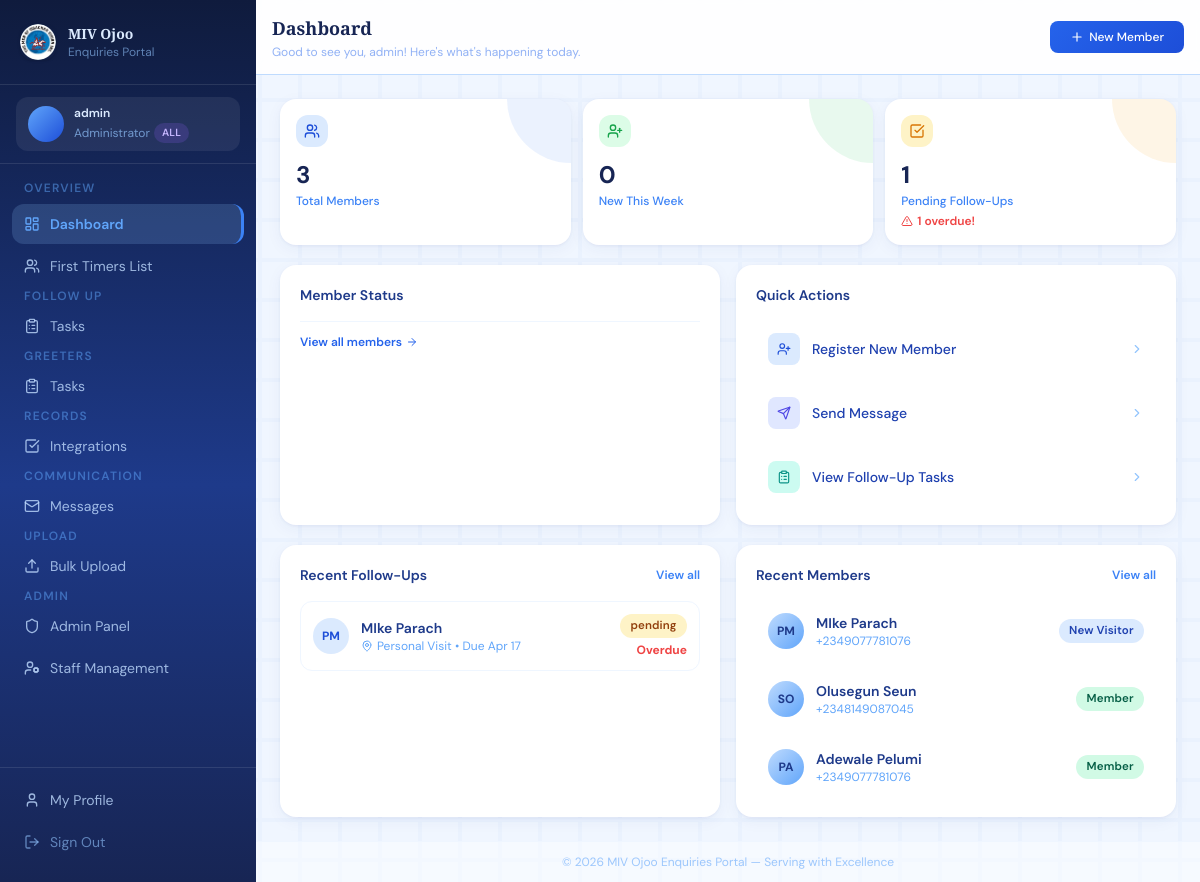
Before: /dashboard/ (signed in) with the older database file.
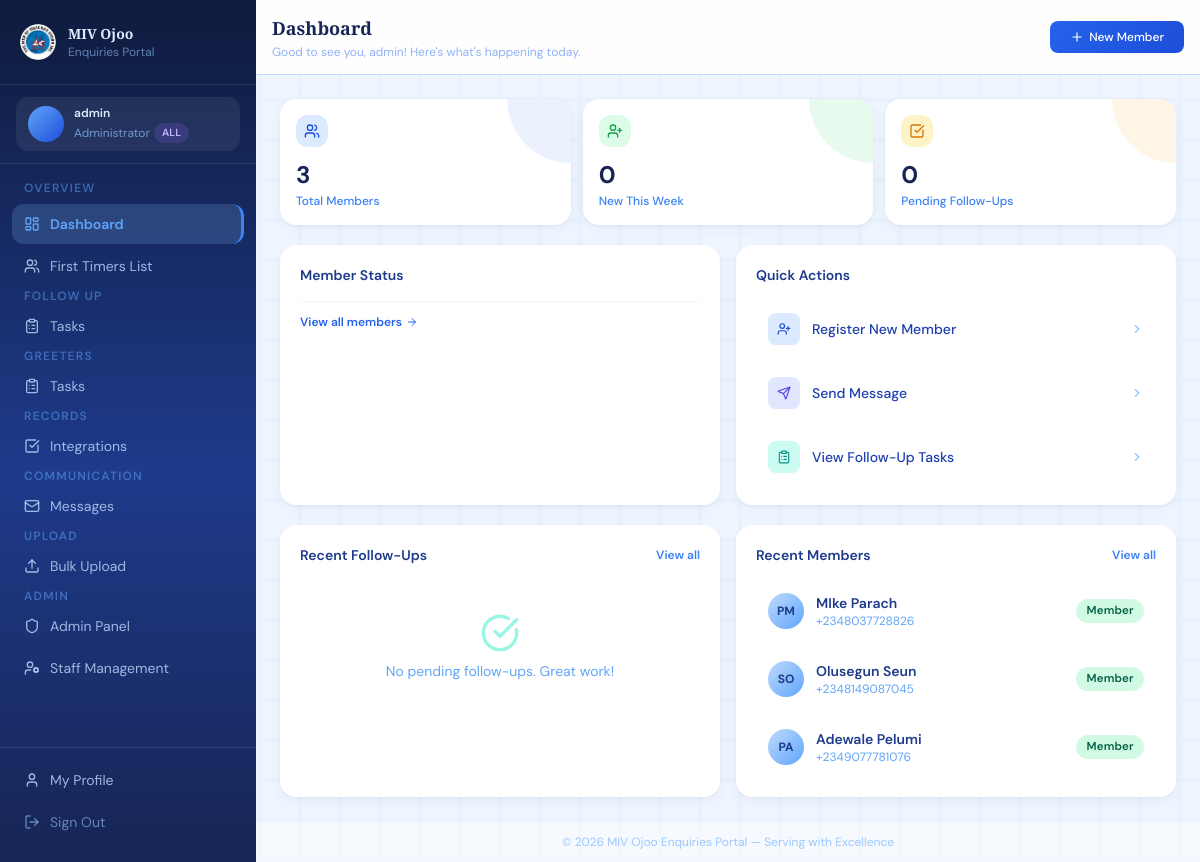
After: the same page with the newer database file.
### enquiries/models.py (models this page shows, shortened)
class FollowUp(models.Model):
    STATUS_CHOICES = [
        ('in_progress', 'In Progress'),
        ('completed', 'Completed'),
    ]
    TYPE_CHOICES = [
        ('call', 'Phone Call'),
        ('visit', 'Personal Visit'),
    ]
    member = models.ForeignKey(Member, on_delete=models.CASCADE, related_name='follow_ups')
    assigned_to = models.ForeignKey(User, on_delete=models.SET_NULL, null=True, related_name='assigned_followups')
    assigned_by = models.ForeignKey(User, on_delete=models.SET_NULL, null=True, related_name='delegated_followups')
    follow_up_type = models.CharField(max_length=20, choices=TYPE_CHOICES, default='call')
    status = models.CharField(max_length=20, choices=STATUS_CHOICES, default='pending')
    due_date = models.DateField()
    completed_date = models.DateField(null=True, blank=True)
    notes = models.TextField(null=True, blank=True)
    outcome = models.TextField(null=True, blank=True)
    priority = models.IntegerField(choices=[(1, 'Low'), (2, 'Medium'), (3, 'High')], default=2)
    created_at = models.DateTimeField(auto_now_add=True)
    updated_at = models.DateTimeField(auto_now=True)
    follow_up_round = models.IntegerField(
        default=1,
        choices=[(1, 'First Follow-Up'), (2, 'Second Follow-Up')],
        help_text="Which follow-up round this is"
    )
    round2_type = models.CharField(
        max_length=20, choices=[
            ('call', 'Phone Call'), ('email', 'Email'), ('sms', 'SMS'),
            ('visit', 'Personal Visit'), ('whatsapp', 'WhatsApp'),
        ],
        null=True, blank=True
    )
    round2_due_date = models.DateField(null=True, blank=True)
    round2_status = models.CharField(
        max_length=20,
        choices=[('pending','Pending'),('completed','Completed'),('no_response','No Response')],
        null=True, blank=True
    )
    round2_completed_date = models.DateField(null=True, blank=True)
    round2_outcome = models.TextField(null=True, blank=True)
    round2_notes = models.TextField(null=True, blank=True)
    class Meta:
        ordering = ['-priority', 'due_date']
    @property
    def is_overdue(self):
        return (
            self.status in ('pending', 'in_progress') and
            self.due_date is not None and
            self.due_date < timezone.now().date()
        )

class Member(models.Model):
    GENDER_CHOICES = [('M', 'Male'), ('F', 'Female')]
    STATUS_CHOICES = [
        ('new', 'New Visitor'),
        ('integrated', 'Member'),
        ('inactive', 'Inactive'),
    ]
    MARITAL_CHOICES = [
        ('single', 'Single'),
        ('married', 'Married'),
        ('divorced', 'Divorced'),
        ('widowed', 'Widowed'),
    ]
    AGE_BRACKET_CHOICES = [
        ('under_18', 'Under 18'),
        ('18_25', '18 – 25'),
        ('26_35', '26 – 35'),
        ('36_45', '36 – 45'),
        ('46_55', '46 – 55'),
        ('56_65', '56 – 65'),
        ('above_65', 'Above 65'),
    ]
    BORN_AGAIN_CHOICES = [
        ('yes', 'Yes'),
        ('no', 'No'),
        ('not_sure', 'Not Sure'),
    ]
    JOINING_CHOICES = [
        ('yes', 'Yes'),
        ('no', 'No'),
        ('considering', 'Still Considering'),
    ]
    VISIT_TIME_CHOICES = [
        ('weekday_morning', 'Weekday Morning'),
        ('weekday_afternoon', 'Weekday Afternoon'),
        ('weekday_evening', 'Weekday Evening'),
        ('saturday_morning', 'Saturday Morning'),
        ('saturday_afternoon', 'Saturday Afternoon'),
        ('sunday_after_service', 'Sunday After Service'),
    ]
    first_name = models.CharField(max_length=100)
    last_name = models.CharField(max_length=100)
    email = models.EmailField(unique=True, null=True, blank=True)
    phone = models.CharField(max_length=20, null=True, blank=True)
    whatsapp = models.CharField(max_length=20, null=True, blank=True)
    gender = models.CharField(max_length=1, choices=GENDER_CHOICES, null=True, blank=True)
    date_of_birth = models.DateField(null=True, blank=True)
    age_bracket = models.CharField(
        max_length=20, choices=AGE_BRACKET_CHOICES, null=True, blank=True
    )
    marital_status = models.CharField(
        max_length=20, choices=MARITAL_CHOICES, null=True, blank=True
    )
    address = models.TextField(null=True, blank=True)
    vocation_address = models.TextField(null=True, blank=True)
    occupation = models.CharField(max_length=100, null=True, blank=True)
    status = models.CharField(max_length=20, choices=STATUS_CHOICES, default='new')
    first_visit_date = models.DateField(default=timezone.now)
    how_did_you_hear = models.CharField(max_length=200, null=True, blank=True)
    previous_church = models.CharField(max_length=200, null=True, blank=True)
    invitee = models.CharField(
        max_length=200, null=True, blank=True,
        help_text="Name of the person who invited this visitor"
    )
    is_born_again = models.CharField(
        max_length=10, choices=BORN_AGAIN_CHOICES, null=True, blank=True
    )
    joining_church = models.CharField(
        max_length=20, choices=JOINING_CHOICES, null=True, blank=True
    )
    preferred_visit_time = models.CharField(
        max_length=30, choices=VISIT_TIME_CHOICES, null=True, blank=True
    )
    prayer_requests = models.TextField(null=True, blank=True)
    observation = models.TextField(
        null=True, blank=True,
        help_text="Staff observations about the visitor"
    )
    interests = models.ManyToManyField(
        'Ministry', blank=True, related_name='interested_members'
    )
    assigned_to = models.ForeignKey(
        User, on_delete=models.SET_NULL, null=True, blank=True,
        related_name='assigned_members',
        help_text="Staff member responsible for follow-up / visitation"
    )
    greeter_assigned_to = models.ForeignKey(
        User, on_delete=models.SET_NULL, null=True, blank=True,
        related_name='greeter_assigned_members',
        help_text="Greeter staff member assigned to welcome this visitor"
    )
    created_by = models.ForeignKey(
        User, on_delete=models.SET_NULL, null=True, blank=True,
        related_name='created_members'
    )
    created_at = models.DateTimeField(auto_now_add=True)
    updated_at = models.DateTimeField(auto_now=True)
    notes = models.TextField(null=True, blank=True)
    profile_photo = models.ImageField(upload_to='members/', null=True, blank=True)
    is_baptized = models.BooleanField(default=False)
    is_active = models.BooleanField(default=True)
    is_contacted = models.BooleanField(default=False)
    contacted_at = models.DateTimeField(null=True, blank=True)
    class Meta:
        ordering = ['-created_at']
    def get_full_name(self):
        return f"{self.last_name} {self.first_name}"
    @property
    def initials(self):
        return f"{self.first_name[0]}{self.last_name[0]}".upper()

### enquiries/views.py (the view)
# urls.py: path('dashboard/', views.dashboard, name='dashboard'),
@login_required
def dashboard(request):
    today   = timezone.now().date()
    profile = get_profile(request.user)
    section = profile.section
    base_members = member_qs(request.user)
    total_members   = base_members.count()
    new_this_week   = base_members.filter(first_visit_date__gte=today - timedelta(days=7)).count()
    upcoming_events = Event.objects.filter(start_date__gte=timezone.now(), status='upcoming').count()
    prayer_requests = PrayerRequest.objects.filter(status='pending').count()
    pending_followups = followup_qs(request.user).filter(status='pending').count()
    overdue_followups = followup_qs(request.user).filter(
        status__in=['pending', 'in_progress'], due_date__lt=today
    ).count()
    my_followups   = followup_qs(request.user).filter(
        status__in=['pending', 'in_progress']
    ).select_related('member')[:5]
    recent_members = base_members.select_related('assigned_to', 'greeter_assigned_to')[:5]
    upcoming_event_list = Event.objects.filter(
        start_date__gte=timezone.now(), status='upcoming'
    ).order_by('start_date')[:4]
    status_data   = base_members.values('status').annotate(count=Count('status'))
    status_counts = {item['status']: item['count'] for item in status_data}
    weekly_data = []
    for i in range(7, -1, -1):
        week_start = today - timedelta(weeks=i + 1)
        week_end   = today - timedelta(weeks=i)
        count = base_members.filter(
            first_visit_date__gte=week_start,
            first_visit_date__lt=week_end,
        ).count()
        weekly_data.append({'week': week_end.strftime('%b %d'), 'count': count})
    from .models import Integration
    total_registered  = base_members.count()
    total_integrated  = base_members.filter(status='integrated').count()
    conversion_rate   = round((total_integrated / total_registered * 100), 1) if total_registered else 0
    integration_trend = []
    for i in range(5, -1, -1):
        month_start = (today.replace(day=1) - timedelta(days=i * 30)).replace(day=1)
        month_end   = (month_start + timedelta(days=32)).replace(day=1)
        count = Integration.objects.filter(
            integrated_on__gte=month_start, integrated_on__lt=month_end
        ).count()
        integration_trend.append({'month': month_start.strftime('%b'), 'count': count})
    context = {
        'total_members':      total_members,
        'new_this_week':      new_this_week,
        'pending_followups':  pending_followups,
        'upcoming_events':    upcoming_events,
        'prayer_requests':    prayer_requests,
        'my_followups':       my_followups,
        'recent_members':     recent_members,
        'upcoming_event_list': upcoming_event_list,
        'overdue_followups':  overdue_followups,
        'status_counts':      status_counts,
        'weekly_data':        weekly_data,
        'section':            section,
        'profile':            profile,
        'is_greeters':        section == 'greeters',
        'is_followup':        section == 'followup',
        'can_see_all':        can_see_all(request.user),
        'is_section_admin':   is_section_admin(request.user),
        'total_registered':  total_registered,
        'total_integrated':  total_integrated,
        'conversion_rate':   conversion_rate,
        'integration_trend': integration_trend,
    }
    return render(request, 'enquiries/dashboard.html', context)

### enquiries/views.py (called while the page is built, shortened)
def get_profile(user):
    profile, _ = UserProfile.objects.get_or_create(user=user)
    return profile

def can_see_all(user):
    if user.is_superuser:
        return True
    profile = get_profile(user)
    return profile.role == 'admin' and profile.section == 'all'

def is_section_admin(user):
    if user.is_superuser:
        return True
    return get_profile(user).role in ('admin', 'section_admin')

def member_qs(user):
    qs = Member.objects.filter(is_active=True)
    if can_see_all(user):
        return qs

def followup_qs(user):
    if can_see_all(user):
        return FollowUp.objects.all()

### templates/enquiries/dashboard.html (shortened to what the changed rows need)
{% extends "base.html" %}
{% block page_title %}Dashboard{% endblock %}
{% block content %}
<div class="grid grid-cols-2 sm:grid-cols-3 gap-3 mb-5">
  <div class="card p-4 relative overflow-hidden col-span-2 sm:col-span-1">
    <div class="absolute top-0 right-0 w-16 h-16 rounded-bl-full opacity-10" style="background:#f59e0b;"></div>
    <div class="w-8 h-8 rounded-xl flex items-center justify-center mb-3 bg-amber-100">
      <i data-lucide="check-square" class="w-4 h-4 text-amber-600"></i>
    </div>
    <p class="text-2xl font-bold text-blue-950">{{ pending_followups }}</p>
    <p class="text-xs text-blue-500 mt-0.5 font-medium">Pending Follow-Ups</p>
    {% if overdue_followups > 0 %}
    <p class="text-xs text-red-500 mt-1 font-semibold flex items-center gap-1">
      <i data-lucide="alert-triangle" class="w-3 h-3"></i>{{ overdue_followups }} overdue!
    </p>
    {% endif %}
  </div>
</div>
<div class="grid grid-cols-1 md:grid-cols-2 gap-4">
  <div class="card p-5">
    {% if my_followups %}
    <div class="space-y-2">
      {% for fu in my_followups %}
      <div class="flex items-center gap-3 p-3 rounded-xl border border-blue-50 hover:border-blue-200 hover:bg-blue-50/40 transition-colors">
        <div class="avatar text-xs flex-shrink-0
          {% if fu.priority == 3 %}bg-red-100 text-red-700
          {% elif fu.priority == 2 %}bg-blue-100 text-blue-700
          {% else %}bg-slate-100 text-slate-600{% endif %}">
          {{ fu.member.initials }}
        </div>
        <div class="flex-1 min-w-0">
          <p class="text-sm font-semibold text-blue-900 truncate">{{ fu.member.get_full_name }}</p>
          <p class="text-xs text-blue-400 flex items-center gap-1">
            <i data-lucide="{% if fu.follow_up_type == 'call' %}phone{% elif fu.follow_up_type == 'visit' %}map-pin{% else %}message-circle{% endif %}" class="w-3 h-3"></i>
            {{ fu.get_follow_up_type_display }} &bull; Due {{ fu.due_date|date:"M d" }}
          </p>
        </div>
        <div class="flex flex-col items-end gap-1 flex-shrink-0">
          <span class="badge badge-{{ fu.status }}">{{ fu.get_status_display }}</span>
          {% if fu.is_overdue %}
          <span class="text-xs text-red-500 font-bold">Overdue</span>
          {% endif %}
        </div>
      </div>
      {% endfor %}
    </div>
    {% else %}
    <div class="text-center py-8">
      <i data-lucide="check-circle" class="w-10 h-10 text-teal-200 mx-auto mb-2"></i>
      <p class="text-sm text-blue-400">No pending follow-ups. Great work!</p>
    </div>
    {% endif %}
  </div>
  <div class="card p-5">
    {% if recent_members %}
    <div class="space-y-2">
      {% for member in recent_members %}
      <a href="{% url 'member_detail' member.pk %}"
        class="flex items-center gap-3 p-3 rounded-xl hover:bg-blue-50 transition-colors group">
        <div class="avatar text-xs bg-gradient-to-br from-blue-200 to-blue-400 text-blue-900 font-bold flex-shrink-0">
          {{ member.initials }}
        </div>
        <div class="flex-1 min-w-0">
          <p class="text-sm font-semibold text-blue-900 group-hover:text-blue-600 truncate">{{ member.get_full_name }}</p>
          <p class="text-xs text-blue-400 truncate">{{ member.phone|default:member.email|default:"No contact info" }}</p>
        </div>
        <span class="badge badge-{{ member.status }} flex-shrink-0">{{ member.get_status_display }}</span>
      </a>
      {% endfor %}
    </div>
    {% else %}
    <div class="text-center py-8">
      <i data-lucide="users" class="w-10 h-10 text-blue-100 mx-auto mb-2"></i>
      <p class="text-sm text-blue-400">No members yet. Add your first!</p>
    </div>
    {% endif %}
  </div>
</div>
{% endblock %}

Changed rows visible on the page:
removed FollowUp: member.initials "PM", member.get_full_name "MIke Parach", follow_up_type "Personal Visit", due_date "Apr 17", status "pending", shows "Overdue"
changed Member "MIke Parach": phone "+2349077781076" → "+2348037728826"; status "New Visitor" → "Member"
Other visible differences:
{{ pending_followups }}: "1" → "0"
{{ overdue_followups }}: "1" → (not shown)
text no longer shown: "overdue!"
text now shown: "No pending follow-ups. Great work!"
